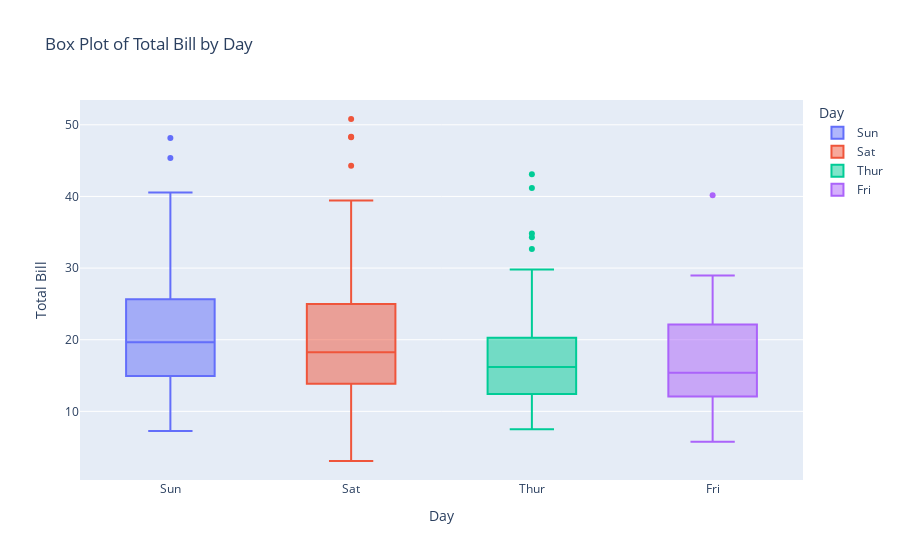

The code cell stored with this chart in its notebook:
### Code cell
# Q2. Using the tips dataset in the Plotly library, plot a box plot using Plotly express.

import plotly.express as px

# Load the tips dataset
tips = px.data.tips()

# Create a box plot for the total bill by day
fig = px.box(tips, x='day', y='total_bill', title='Box Plot of Total Bill by Day',
             labels={'day': 'Day', 'total_bill': 'Total Bill'},
             color='day')  # Optional: color by day

# Show the plot
fig.show()

### Figure 1 — Plotly figure (JSON) as saved in the notebook; plotly's stock layout.template omitted (floating-point values rounded to 4 significant figures)
{"data": [{"alignmentgroup": "True", "hovertemplate": "Day=%{x}<br>Total Bill=%{y}<extra></extra>", "legendgroup": "Sun", "marker": {"color": "#636efa"}, "name": "Sun", "notched": false, "offsetgroup": "Sun", "orientation": "v", "showlegend": true, "type": "box", "x": ["Sun", "Sun", "Sun", "Sun", "Sun", "Sun", "Sun", "Sun", "Sun", "Sun", "Sun", "Sun", "Sun", "Sun", "Sun", "Sun", "Sun", "Sun", "Sun", "Sun", "Sun", "Sun", "Sun", "Sun", "Sun", "Sun", "Sun", "Sun", "Sun", "Sun", "Sun", "Sun", "Sun", "Sun", "Sun", "Sun", "Sun", "Sun", "Sun", "Sun", "Sun", "Sun", "Sun", "Sun", "Sun", "Sun", "Sun", "Sun", "Sun", "Sun", "Sun", "Sun", "Sun", "Sun", "Sun", "Sun", "Sun", "Sun", "Sun", "Sun", "Sun", "Sun", "Sun", "Sun", "Sun", "Sun", "Sun", "Sun", "Sun", "Sun", "Sun", "Sun", "Sun", "Sun", "Sun", "Sun"], "x0": " ", "xaxis": "x", "y": [16.99, 10.34, 21.01, 23.68, 24.59, 25.29, 8.77, 26.88, 15.04, 14.78, 10.27, 35.26, 15.42, 18.43, 14.83, 21.58, 10.33, 16.29, 16.97, 17.46, 13.94, 9.68, 30.4, 18.29, 22.23, 32.4, 28.55, 18.04, 12.54, 10.29, 34.81, 9.94, 25.56, 19.49, 38.07, 23.95, 25.71, 17.31, 29.93, 14.07, 13.13, 17.26, 24.55, 19.77, 29.85, 48.17, 25, 13.39, 16.49, 21.5, 12.66, 16.21, 13.81, 17.51, 24.52, 20.76, 31.71, 7.25, 31.85, 16.82, 32.9, 17.89, 14.48, 9.6, 34.63, 34.65, 23.33, 45.35, 23.17, 40.55, 20.69, 20.9, 30.46, 18.15, 23.1, 15.69], "y0": " ", "yaxis": "y"}, {"alignmentgroup": "True", "hovertemplate": "Day=%{x}<br>Total Bill=%{y}<extra></extra>", "legendgroup": "Sat", "marker": {"color": "#EF553B"}, "name": "Sat", "notched": false, "offsetgroup": "Sat", "orientation": "v", "showlegend": true, "type": "box", "x": ["Sat", "Sat", "Sat", "Sat", "Sat", "Sat", "Sat", "Sat", "Sat", "Sat", "Sat", "Sat", "Sat", "Sat", "Sat", "Sat", "Sat", "Sat", "Sat", "Sat", "Sat", "Sat", "Sat", "Sat", "Sat", "Sat", "Sat", "Sat", "Sat", "Sat", "Sat", "Sat", "Sat", "Sat", "Sat", "Sat", "Sat", "Sat", "Sat", "Sat", "Sat", "Sat", "Sat", "Sat", "Sat", "Sat", "Sat", "Sat", "Sat", "Sat", "Sat", "Sat", "Sat", "Sat", "Sat", "Sat", "Sat", "Sat", "Sat", "Sat", "Sat", "Sat", "Sat", "Sat", "Sat", "Sat", "Sat", "Sat", "Sat", "Sat", "Sat", "Sat", "Sat", "Sat", "Sat", "Sat", "Sat", "Sat", "Sat", "Sat", "Sat", "Sat", "Sat", "Sat", "Sat", "Sat", "Sat"], "x0": " ", "xaxis": "x", "y": [20.65, 17.92, 20.29, 15.77, 39.42, 19.82, 17.81, 13.37, 12.69, 21.7, 19.65, 9.55, 18.35, 15.06, 20.69, 17.78, 24.06, 16.31, 16.93, 18.69, 31.27, 16.04, 38.01, 26.41, 11.24, 48.27, 20.29, 13.81, 11.02, 18.29, 17.59, 20.08, 16.45, 3.07, 20.23, 15.01, 12.02, 17.07, 26.86, 25.28, 14.73, 10.51, 17.92, 44.3, 22.42, 20.92, 15.36, 20.49, 25.21, 18.24, 14.31, 14, 7.25, 10.59, 10.63, 50.81, 15.81, 26.59, 38.73, 24.27, 12.76, 30.06, 25.89, 48.33, 13.27, 28.17, 12.9, 28.15, 11.59, 7.74, 30.14, 20.45, 13.28, 22.12, 24.01, 15.69, 11.61, 10.77, 15.53, 10.07, 12.6, 32.83, 35.83, 29.03, 27.18, 22.67, 17.82], "y0": " ", "yaxis": "y"}, {"alignmentgroup": "True", "hovertemplate": "Day=%{x}<br>Total Bill=%{y}<extra></extra>", "legendgroup": "Thur", "marker": {"color": "#00cc96"}, "name": "Thur", "notched": false, "offsetgroup": "Thur", "orientation": "v", "showlegend": true, "type": "box", "x": ["Thur", "Thur", "Thur", "Thur", "Thur", "Thur", "Thur", "Thur", "Thur", "Thur", "Thur", "Thur", "Thur", "Thur", "Thur", "Thur", "Thur", "Thur", "Thur", "Thur", "Thur", "Thur", "Thur", "Thur", "Thur", "Thur", "Thur", "Thur", "Thur", "Thur", "Thur", "Thur", "Thur", "Thur", "Thur", "Thur", "Thur", "Thur", "Thur", "Thur", "Thur", "Thur", "Thur", "Thur", "Thur", "Thur", "Thur", "Thur", "Thur", "Thur", "Thur", "Thur", "Thur", "Thur", "Thur", "Thur", "Thur", "Thur", "Thur", "Thur", "Thur", "Thur"], "x0": " ", "xaxis": "x", "y": [27.2, 22.76, 17.29, 19.44, 16.66, 10.07, 32.68, 15.98, 34.83, 13.03, 18.28, 24.71, 21.16, 10.65, 12.43, 24.08, 11.69, 13.42, 14.26, 15.95, 12.48, 29.8, 8.52, 14.52, 11.38, 22.82, 19.08, 20.27, 11.17, 12.26, 18.26, 8.51, 10.33, 14.15, 16, 13.16, 17.47, 34.3, 41.19, 27.05, 16.43, 8.35, 18.64, 11.87, 9.78, 7.51, 19.81, 28.44, 15.48, 16.58, 7.56, 10.34, 43.11, 13, 13.51, 18.71, 12.74, 13, 16.4, 20.53, 16.47, 18.78], "y0": " ", "yaxis": "y"}, {"alignmentgroup": "True", "hovertemplate": "Day=%{x}<br>Total Bill=%{y}<extra></extra>", "legendgroup": "Fri", "marker": {"color": "#ab63fa"}, "name": "Fri", "notched": false, "offsetgroup": "Fri", "orientation": "v", "showlegend": true, "type": "box", "x": ["Fri", "Fri", "Fri", "Fri", "Fri", "Fri", "Fri", "Fri", "Fri", "Fri", "Fri", "Fri", "Fri", "Fri", "Fri", "Fri", "Fri", "Fri", "Fri"], "x0": " ", "xaxis": "x", "y": [28.97, 22.49, 5.75, 16.32, 22.75, 40.17, 27.28, 12.03, 21.01, 12.46, 11.35, 15.38, 12.16, 13.42, 8.58, 15.98, 13.42, 16.27, 10.09], "y0": " ", "yaxis": "y"}], "layout": {"boxmode": "overlay", "legend": {"title": {"text": "Day"}, "tracegroupgap": 0}, "title": {"text": "Box Plot of Total Bill by Day"}, "xaxis": {"anchor": "y", "categoryarray": ["Sun", "Sat", "Thur", "Fri"], "categoryorder": "array", "domain": [0, 1], "title": {"text": "Day"}}, "yaxis": {"anchor": "x", "domain": [0, 1], "title": {"text": "Total Bill"}}}}
